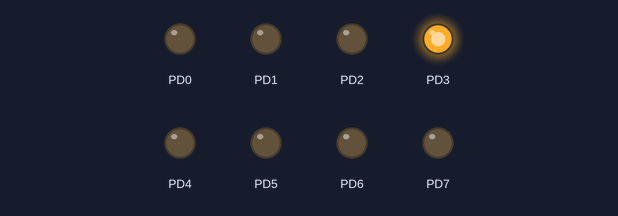
The program below on a simulated ATmega328P, built with avr-gcc and emulated at 16 MHz. Parts: output pins drawn as LEDs (lit = HIGH).

Above: at 0.15 s.
At 0.75 s:
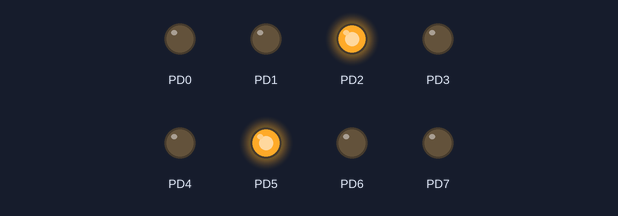
At 1.95 s:
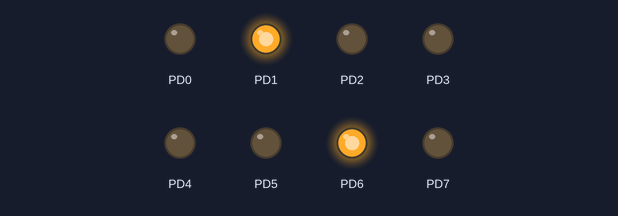
At 2.85 s:
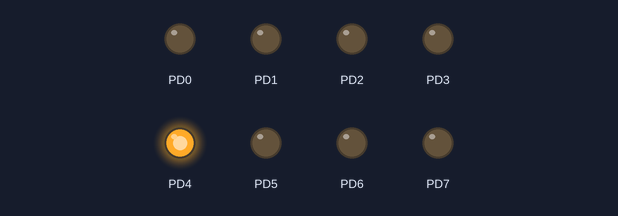
At 3.9 s:
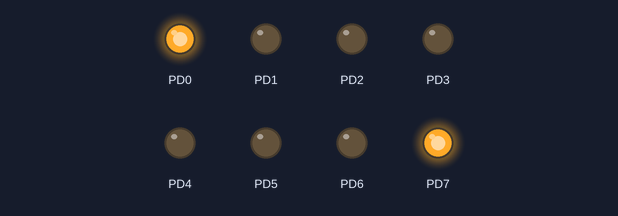
Timing chart, 0 to 5.5 s (numbered marks = the images above):
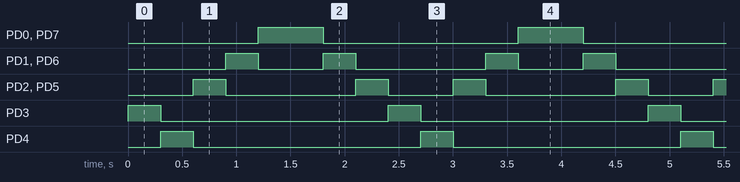

The program:

main.c
```c
/*
* 04 - void pointer.c
*
* Created: 1/26/2025 11:24:36 PM
* Author : Nesimi
*/

// CPU FREQUENCY
#ifndef F_CPU
#define F_CPU 16000000UL
#endif

// LIBRARIES
#include <stdint.h>
#include <util/delay.h>

// PORT ADRESSES
#define PIND		*((uint8_t*) 0x29)
#define DDRD		*((uint8_t*) 0x2A)
#define PORTD		*((uint8_t*) 0x2B)

#define LOOP_INDEX			4
#define INNER_LOOP_MS		300

// FUNC PROTOTYPES
void loop1(), loop2(), loop3(), loop4();

// FUNCTIONS

void loop1(){
	PORTD = 0x08;
	_delay_ms(INNER_LOOP_MS);
	PORTD=0x10;
}

void loop2(){
	PORTD = 0x24;
}

void loop3(){
	PORTD = 0x42;
}

void loop4(){
	PORTD = 0x81;
}

int main(void)
{
	void (*fun_ptr_arr[])() = {loop1, loop2, loop3, loop4};

	DDRD = 0xFF;
	uint8_t i= 0;

	while (1)
	{
		for(i=0; i<LOOP_INDEX;i++){
			fun_ptr_arr[i]();
			_delay_ms(INNER_LOOP_MS);
		}

		for (i=(LOOP_INDEX- 1 ); i>0; i--)
		{
			fun_ptr_arr[i]();
			_delay_ms(INNER_LOOP_MS);
		}
	}

	return 0;
}
```

Measured:
- by itself, PD0, PD7: alternates HIGH for 0.60 s and LOW for 1.8 s
- by itself, PD1, PD6: repeats every 2.4 s: LOW 0.60 s, HIGH 0.30 s, LOW 1.2 s, HIGH 0.30 s
- by itself, PD2, PD5: repeats every 2.4 s: LOW 1.2 s, HIGH 0.30 s, LOW 0.60 s, HIGH 0.30 s
- by itself, PD3, PD4: alternates HIGH for 0.30 s and LOW for 2.1 s
